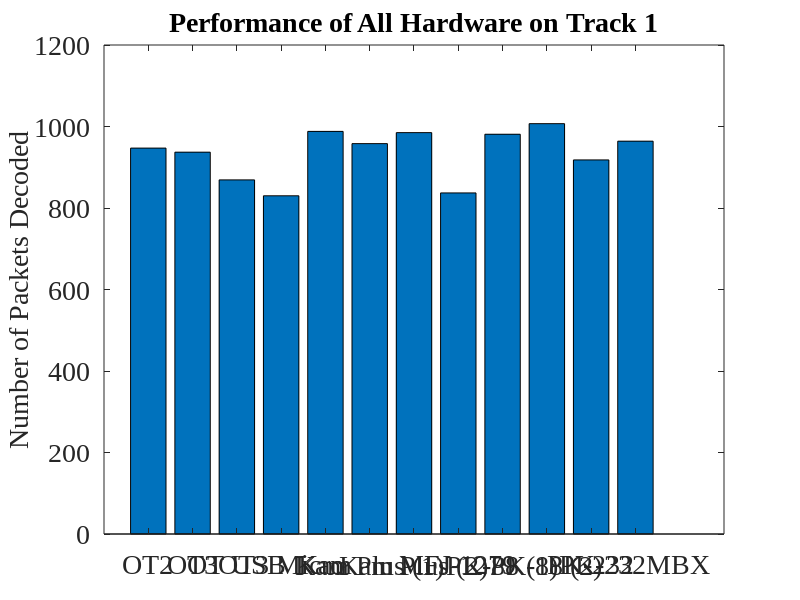

The MATLAB source for this figure: (Note: this script raises an error after producing the figure.)
fontSize = 20;
%           OT2	OT3	OT USB	OT3 Micro	Kam	My Kam Plus	Kam Plus	MFJ-1278	My PK-88	PK-88	PK-232	PK-232MBX
% OT3       40	40	39      40          40	40          40          40          40          40      40      40
% Gen200    200	200	193     199         200	200         200         200         200                 200     200
% OT3 Noise 5	16	13      12          20	12          12          5           25          25      12      18
% Track 1   947	937	869     830         988	958         985         837         981         1007	918     964
% Track 2   927	445	633     263         938	967         998         937         866         633     929     799


x = [947	937	869     830         988	958         985         837         981         1007	918     964];
y = ['OT2' 'OT3' 'OT USB' 'OT3 Micro' 'Kam' 'Kam Plus (1)' 'Kam Plus (2)' 'MFJ-1279' 'PK-88 (1)' 'PK-88 (2)' 'PK-232' 'PK-232MBX'];
f = figure('Position',[0,0,1280,1024]);
set(gcf,'color','w');
bar(x);
filename = 'Performance of All Hardware on Track 1';
title(filename);
%xlabel('Devices');
ylabel('Number of Packets Decoded');
set(gca,'XTickLabel',{'OT2' 'OT3' 'OT USB' 'OT3 Micro' 'Kam' 'Kam Plus (1)' 'Kam Plus (2)' 'MFJ-1279' 'PK-88 (1)' 'PK-88 (2)' 'PK-232' 'PK-232MBX'})
set(gca,'FontSize',fontSize, 'FontName', 'Times New Roman');
set(findall(gcf,'type','text'),'FontSize',fontSize, 'FontName', 'Times New Roman');
rotateXLabels(gca, 45)
set(gca, 'xtick', [])
grid on
saveas(f, strcat('.\..\..\..\rrxthesis\images\',regexprep(filename,'[^\w'']',''),'.png'));
pause();
close(f);
clear all;
